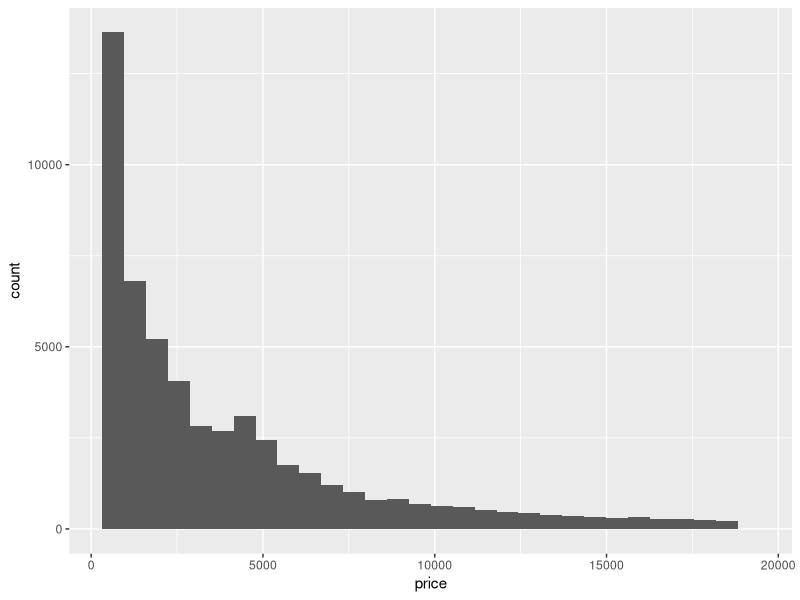
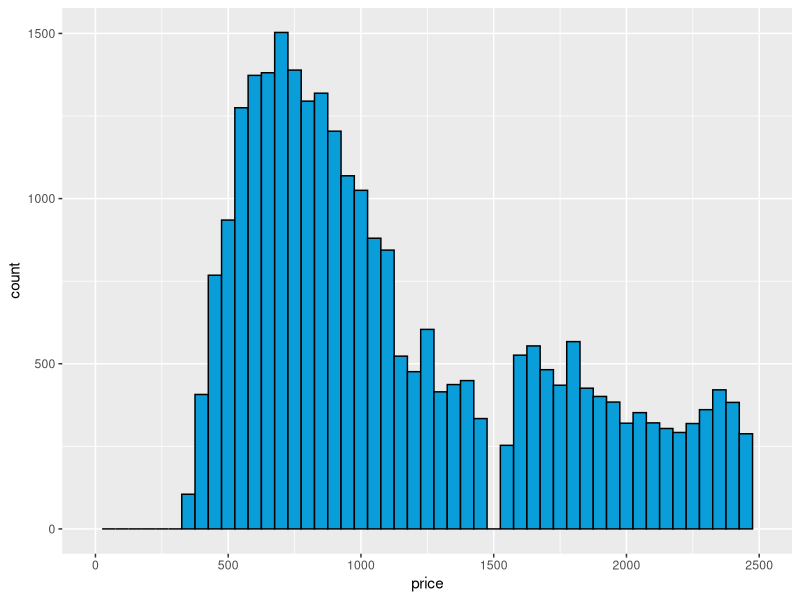
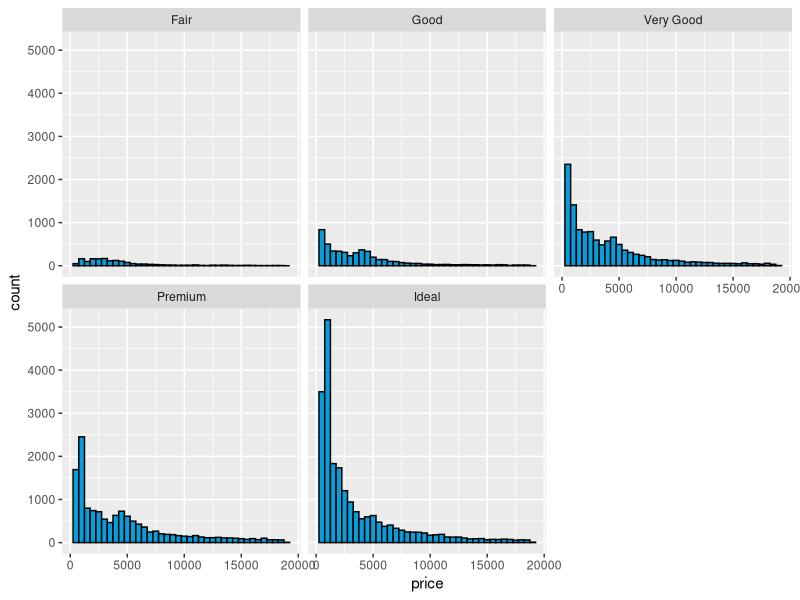
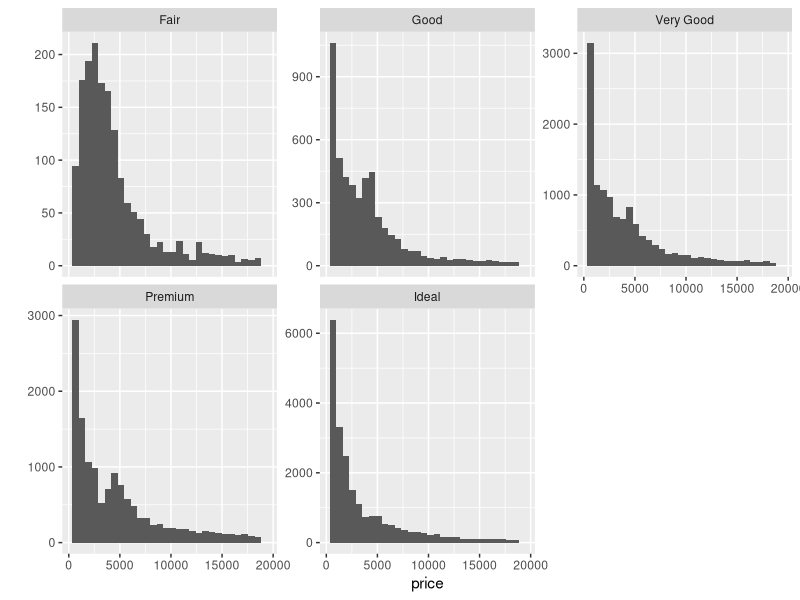
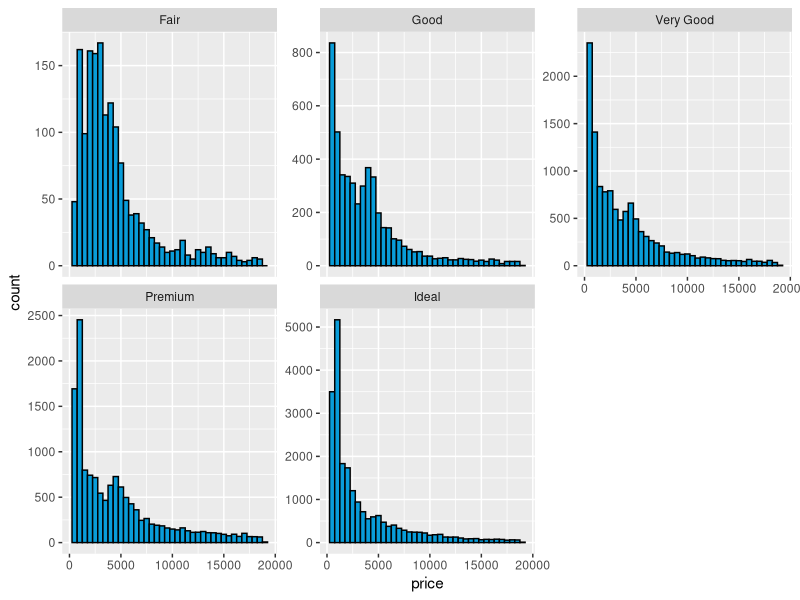
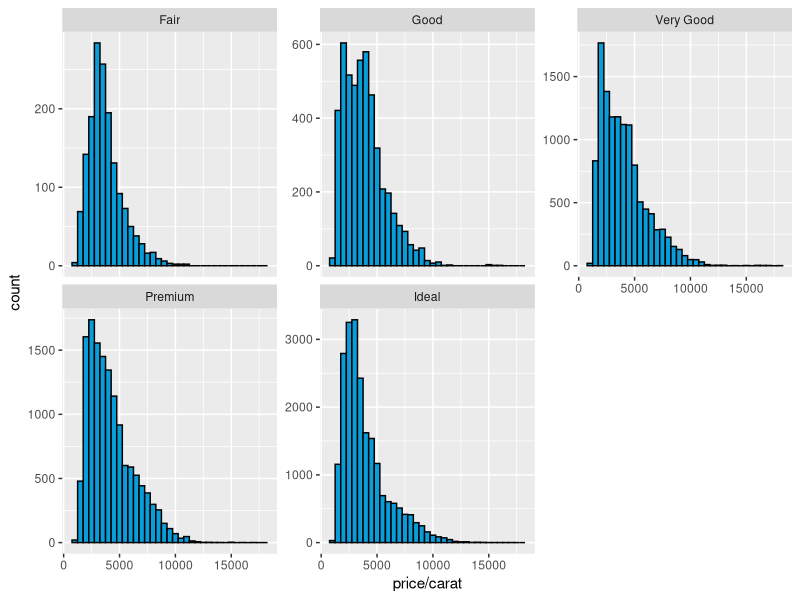

Here is the R script that generated these plots, in order:
## ---- chunk 1
library(ggplot2)
data(diamonds) # diamonds dataset comes from ggplot2
summary(diamonds)
diamonds$color # prints out the colors for diamonds data set. 
# Levels: D < E < F < G < H < I < J signals the ordering of data
# Learn about diamonds dataset
?diamonds
## ---- chunk 2
# Create a histogram of the price of
# all the diamonds in the diamond data set.

# TYPE YOUR CODE BELOW THE LINE
# =======================================
names(diamonds)
ggplot(aes(x = price), data = diamonds) +
    geom_histogram()
## ---- chunk 3
summary(diamonds$price)
## ---- chunk 4
summary(diamonds$price < 500)
summary(diamonds$price < 250)
summary(diamonds$price >= 15000)
## ---- chunk 5
# Explore the largest peak in the
# price histogram you created earlier.

# Try limiting the x-axis, altering the bin width,
# and setting different breaks on the x-axis.

# There won’t be a solution video for this
# question so go to the discussions to
# share your thoughts and discover
# what other people find.

# You can save images by using the ggsave() command.
# ggsave() will save the last plot created.
# For example...
#                  qplot(x = price, data = diamonds)
#                  ggsave('priceHistogram.png')

# ggsave currently recognises the extensions eps/ps, tex (pictex),
# pdf, jpeg, tiff, png, bmp, svg and wmf (windows only).

# Submit your final code when you are ready.

# TYPE YOUR CODE BELOW THE LINE
# ======================================================================
ggplot(aes(x = price), data = diamonds) +
    geom_histogram(binwidth = 50, color = 'black', fill = '#099DD9') +
    scale_x_continuous(lim = c(0, 2500))
    
## ---- chunk 6
# Break out the histogram of diamond prices by cut.

# You should have five histograms in separate
# panels on your resulting plot.

# TYPE YOUR CODE BELOW THE LINE
# ======================================================
ggplot(aes(x = price), data = diamonds) +
    geom_histogram(binwidth = 500, color = 'black', fill = '#099DD9') +
    facet_wrap(~cut)
by(diamonds$price, diamonds$cut, summary)

by(diamonds$price, diamonds$cut, max)
## ---- chunk 7
# In the two last exercises, we looked at
# the distribution for diamonds by cut.

# Run the code below in R Studio to generate
# the histogram as a reminder.

# ===============================================================

qplot(x = price, data = diamonds) + facet_wrap(~cut, scales = 'free_y')
                                                                               
# ===============================================================

# In the last exercise, we looked at the summary statistics
# for diamond price by cut. If we look at the output table, the
# the median and quartiles are reasonably close to each other.

# diamonds$cut: Fair
#    Min. 1st Qu.  Median    Mean 3rd Qu.    Max. 
#     337    2050    3282    4359    5206   18570 
# ------------------------------------------------------------------------ 
# diamonds$cut: Good
#    Min. 1st Qu.  Median    Mean 3rd Qu.    Max. 
#     327    1145    3050    3929    5028   18790 
# ------------------------------------------------------------------------ 
# diamonds$cut: Very Good
#    Min. 1st Qu.  Median    Mean 3rd Qu.    Max. 
#     336     912    2648    3982    5373   18820 
# ------------------------------------------------------------------------ 
# diamonds$cut: Premium
#    Min. 1st Qu.  Median    Mean 3rd Qu.    Max. 
#     326    1046    3185    4584    6296   18820 
# ------------------------------------------------------------------------ 
# diamonds$cut: Ideal
#    Min. 1st Qu.  Median    Mean 3rd Qu.    Max. 
#     326     878    1810    3458    4678   18810 

# This means the distributions should be somewhat similar,
# but the histograms we created don't show that.

# The 'Fair' and 'Good' diamonds appear to have 
# different distributions compared to the better
# cut diamonds. They seem somewhat uniform
# on the left with long tails on the right.

# Let's look in to this more.

?facet_wrap

# Look up the documentation for facet_wrap in R Studio.
# Then, scroll back up and add a parameter to facet_wrap so that
# the y-axis in the histograms is not fixed. You want the y-axis to
# be different for each histogram.

# If you want a hint, check out the Instructor Notes.

# In ggplot
ggplot(aes(x = price), data = diamonds) +
    geom_histogram(binwidth = 500, color = 'black', fill = '#099DD9') +
    facet_wrap(~cut, scales = 'free_y')
## ---- chunk 8
# Create a histogram of price per carat
# and facet it by cut. You can make adjustments
# to the code from the previous exercise to get
# started.

# Adjust the bin width and transform the scale
# of the x-axis using log10.

# Submit your final code when you are ready.

# ENTER YOUR CODE BELOW THIS LINE.
# ===========================================================================

ggplot(aes(x = price/carat), data = diamonds) +
    geom_histogram(binwidth = 500, color = 'black', fill = '#099DD9') +
    facet_wrap(~cut, scales = 'free_y') 
#     scale_x_log10()
